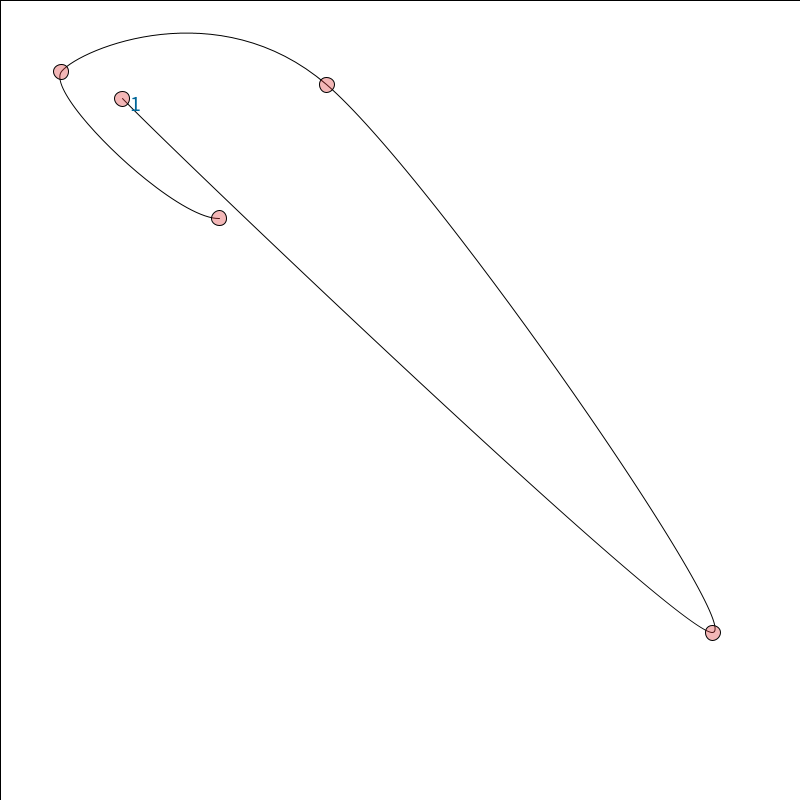
Frame 1 (no input)
Frame 60 (the mouse pressed at the canvas centre just before this capture): identical to frame 1, image omitted
Frame 120 (the mouse held since frame 60 and released just before this capture): identical to frame 1, image omitted

The Processing sketch that drew this single still picture (run headless with seeded random() and noise(); from frame 60 on, the mouse is pressed at the canvas centre):

// Processing sketch: processing_92186
// ── processing_92186.pde

float[] X = new float[7];
float[] Y = new float[7];

int traceStep = 0;
int[] checkPoints = new int[7];

int state = 1;

void setup() {

  size(800, 800);
  background(255);
  smooth();
  frameRate(24);
  generateSpline();
}

void draw() {
  
//line(mouseX, mouseY, pmouseX, pmouseY);

  switch(state) {


    //**********State_Reset***********//
  case 1: 
    delay(500);
    state = 2;
    generateSpline();
    drawSpline();
    fill(220, 50, 50, 90);
    for (int i = 1; i<X.length - 1; i++) {
      ellipse(X[i], Y[i], 15, 15);
    }
    textSize(22);
    fill(0, 102, 153);
    text("1", X[1]+8, Y[1]+12);
    traceStep = 0;
    break;


    //********State_Tracing**********//
  case 2: 
    //nothing has been traced yet
    if ( X[1]-35 < mouseX && mouseX < X[1]+35 && Y[1]-35 < mouseY && mouseY < Y[1]+35 && traceStep == 0) {
      drawSpline();
      fill(220, 50, 50, 90);
      for (int i = 2; i<X.length - 1; i++) {
        ellipse(X[i], Y[i], 15, 15);
      }
      fill(50, 205, 50, 90);
      for (int i = 1; i<= 1; i++) {
        ellipse(X[i], Y[i], 15, 15);
      }
      traceStep = 1;
      fill(0, 102, 153);
      text("2", X[2]+8, Y[2]+12);
    }
    //1st point traced, check for 2nd
    if ( X[2]-35 < mouseX && mouseX < X[2]+35 && Y[2]-35 < mouseY && mouseY < Y[2]+35 && traceStep == 1) {
      drawSpline();
      fill(220, 50, 50, 90);
      for (int i = 3; i<X.length - 1; i++) {
        ellipse(X[i], Y[i], 15, 15);
      }
      fill(50, 205, 50, 90);
      for (int i = 1; i<= 2; i++) {
        ellipse(X[i], Y[i], 15, 15);
      }
      traceStep = 2;
      fill(0, 102, 153);
      text("3", X[3]+8, Y[3]+12);
    }
    //2nd point traced, check for 3rd
    if ( X[3]-35 < mouseX && mouseX < X[3]+35 && Y[3]-35 < mouseY && mouseY < Y[3]+35 && traceStep == 2) {
      drawSpline();
      fill(220, 50, 50, 90);
      for (int i = 4; i<X.length - 1; i++) {
        ellipse(X[i], Y[i], 15, 15);
      }
      fill(50, 205, 50, 90);
      for (int i = 1; i<= 3; i++) {
        ellipse(X[i], Y[i], 15, 15);
      }
      traceStep = 3;
      fill(0, 102, 153);
      text("4", X[4]+8, Y[4]+12);
    }
    //3rd point traced, check for 4th
    if ( X[4]-35 < mouseX && mouseX < X[4]+35 && Y[4]-35 < mouseY && mouseY < Y[4]+35 && traceStep == 3) {
      drawSpline();
      fill(220, 50, 50, 90);
      for (int i = 5; i<X.length - 1; i++) {
        ellipse(X[i], Y[i], 15, 15);
      }
      fill(50, 205, 50, 90);
      for (int i = 1; i<= 4; i++) {
        ellipse(X[i], Y[i], 15, 15);
      }
      traceStep = 4;
      fill(0, 102, 153);
      text("5", X[5]+8, Y[5]+12);
    }
    //4th point traced, check for 5th
    if ( X[5]-35 < mouseX && mouseX < X[5]+35 && Y[5]-35 < mouseY && mouseY < Y[5]+35 && traceStep == 4) {
      drawSpline();
      fill(220, 50, 50, 90);
      for (int i = 6; i<X.length - 1; i++) {
        ellipse(X[i], Y[i], 15, 15);
      }
      fill(50, 205, 50, 90);
      for (int i = 1; i<= 5; i++) {
        ellipse(X[i], Y[i], 15, 15);
      }
      traceStep = 5;
      state = 1;
    }

    break;

  case 3: //State_Check1: first circle traced

    break;
  }
}


//**Generates coordinates for a new Spline**//
void generateSpline() {
  for (int i=0; i < X.length; i++) {
    X[i] = random(50, 750);
  }
  for (int i=0; i < Y.length; i++) {
    Y[i] = random(50, 750);
  }
}


//**DRAW SPLINE FUNCTION**//    draws background overlayed with spline. Used initially and after each change in a gem
void drawSpline() {      
  fill(255);
  rect(0, 0, 800, 800);
  noFill();
  stroke(0);
  beginShape();
  curveVertex(X[0], Y[0]);
  curveVertex(X[1], Y[1]);
  curveVertex(X[2], Y[2]);
  curveVertex(X[3], Y[3]);
  curveVertex(X[4], Y[4]);
  curveVertex(X[5], Y[5]);
  curveVertex(X[6], Y[6]);
  endShape();
}
